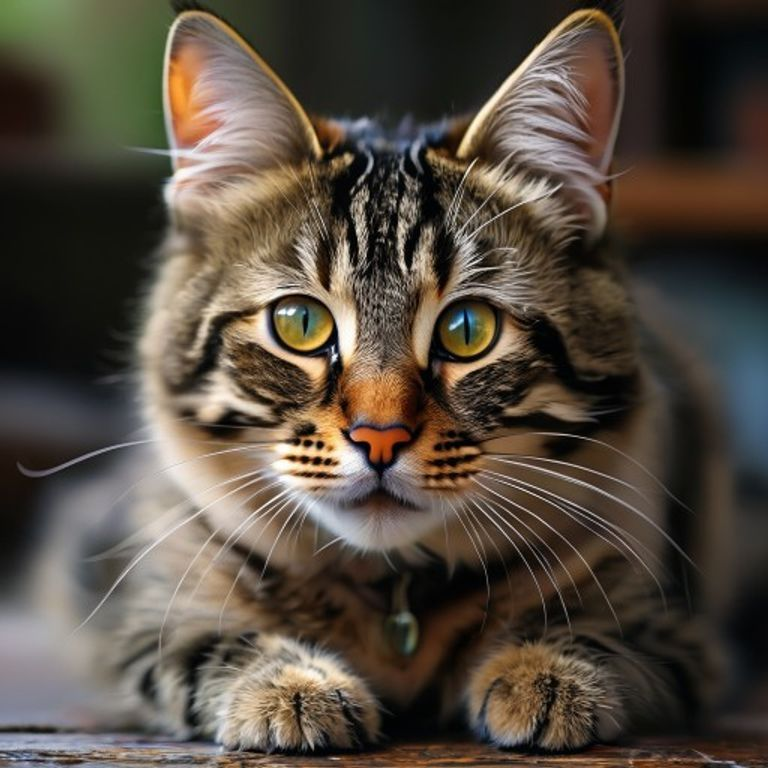
#> input picture Tests/You can delete this/image-1777430613414.jpg, 768 x 768 px
$ python image_to_ascii.py
#> lines starting #> are read from the running program, lines starting #| are printed output that depends on the picture
from PIL import Image
import os
import tkinter as tk
from tkinter import filedialog

# Activar ANSI en Windows
os.system("")

ASCII_CHARS = "@#W$9876543210?!abc;:+=-,._ "

def resize_image(image, new_width=100):
    w, h = image.size
    return image.resize((new_width, int(h / w * new_width * 0.55)))

def elegir_imagen():
    root = tk.Tk()
    root.withdraw()  # ocultar ventana principal

    file_path = filedialog.askopenfilename(
        title="Selecciona una imagen",
        filetypes=[
            ("Imágenes", "*.png *.jpg *.jpeg *.bmp *.webp"),
            ("Todos los archivos", "*.*")
        ]
    )
#> the answer given: Tests/You can delete this/image-1777430613414.jpg

    return file_path

def convertir_ascii_color(path):
    img = Image.open(path).convert("RGB")
#> img is the input picture: PIL image 768x768 RGB; mean R, G, B 83.9, 74.3, 63.5
    img = resize_image(img)
#> in resize_image, `return image.resize((new_width, int(h / w * new_width * 0.55)))`:
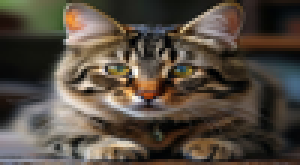
#> returned value: PIL image 100x55 RGB (shown 3 times larger); mean R, G, B 83.9, 74.3, 63.4

    pixels = list(img.getdata())
#> pixels = 5500 items, first 6: (105, 135, 72), (108, 138, 75), (112, 141, 83), (115, 143, 89), (118, 144, 93), (119, 144, 96)
    w = img.width
#> w = 100

    for i in range(0, len(pixels), w):
        linea = ""
        for j in range(w):
            r, g, b = pixels[i + j]

            gray = (r + g + b) // 3
            idx = gray * len(ASCII_CHARS) // 256
            char = ASCII_CHARS[idx]

            linea += f"\033[38;2;{r};{g};{b}m{char}"

        print(linea + "\033[0m")
#> this loop made 55 passes
#> i on passes 2 to 13: 100, 200, 300, 400, 500, 600, 700, 800, 900, 1000, 1100, 1200
#> (printed output is left out)

# ===== MAIN =====
print("=== ASCII COLOR DESDE CUALQUIER IMAGEN ===")

ruta = elegir_imagen()

if ruta:
    print(f"\nConvirtiendo: {ruta}\n")
    convertir_ascii_color(ruta)
else:
    print("No seleccionaste ninguna imagen.")
